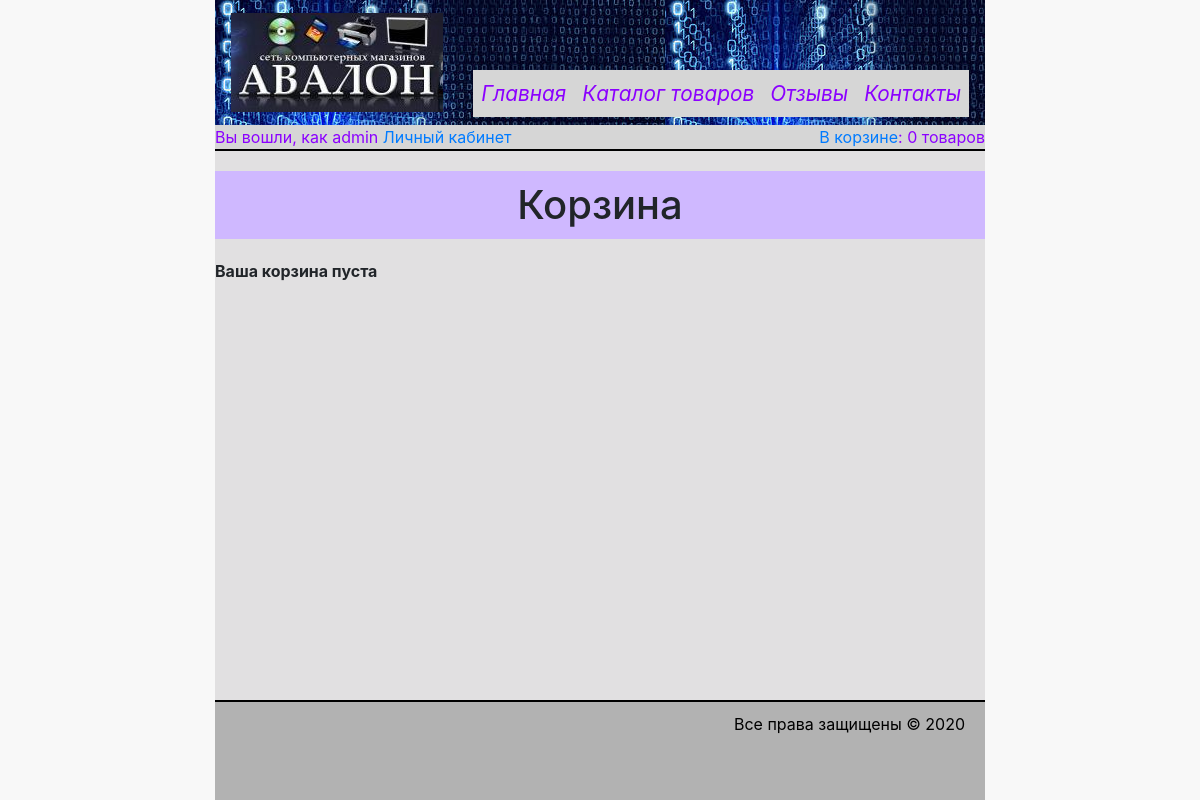
/?page=cart (signed in), run on an earlier commit of the app's database.
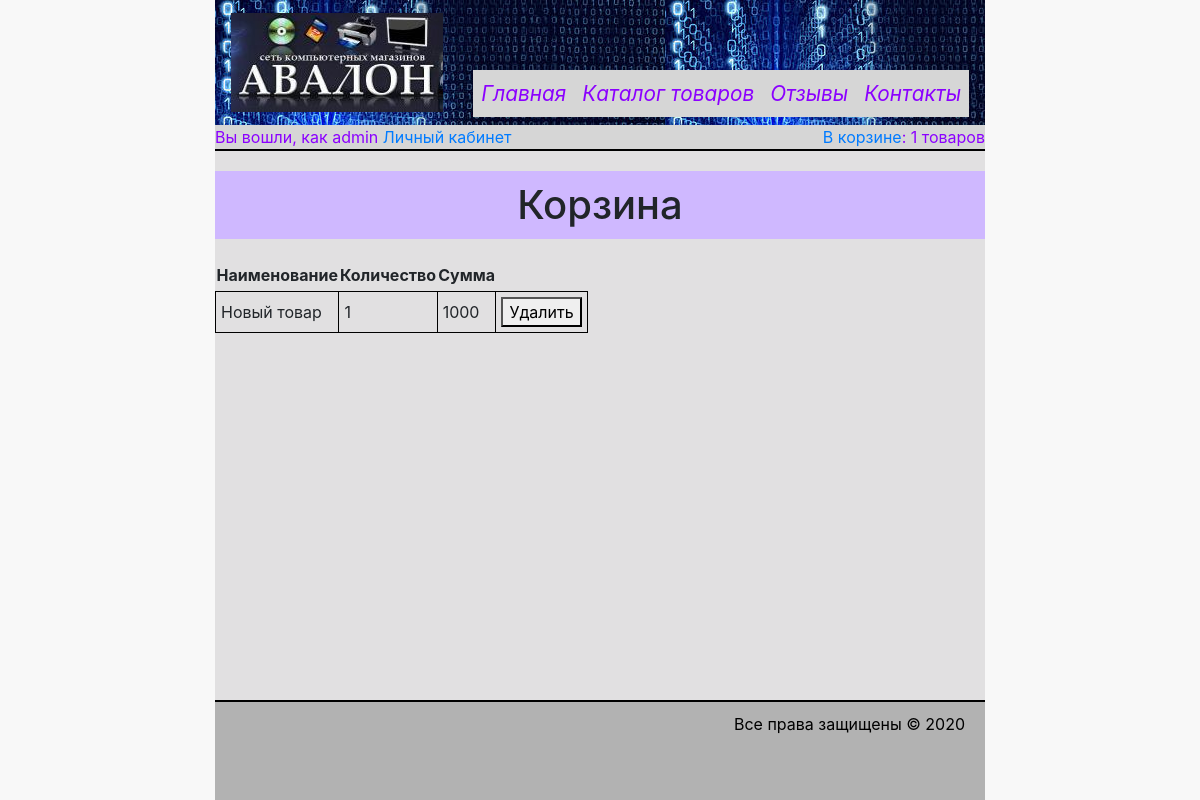
And on a later commit of the database.
### tables this page shows
CREATE TABLE IF NOT EXISTS goods (
  id INT(11) UNSIGNED NOT NULL AUTO_INCREMENT,
  name VARCHAR(255) NOT NULL,
  description_short TEXT DEFAULT NULL,
  thumbnail VARCHAR(255) DEFAULT 'NULL',
  property TEXT DEFAULT NULL,
  description TEXT DEFAULT NULL,
  price DOUBLE DEFAULT NULL,
  PRIMARY KEY (id)
);

### db.inc (called while the page is built, shortened)
<?php
class DB
{
    static $instance = null;
    static function getInstance()
    {
        if (self::$instance === null) {
            self::$instance = new DB();
        }
        return self::$instance;
    }
    private function __construct()
    {
        $conf = ['host' => '127.0.0.1',
            'user' => 'root',
            'password' => 'root',
            'db' => 'internet_shop'];
        $this->DBLink = new PDO("mysql:host={$conf['host']};dbname={$conf['db']};charset=UTF8", $conf['user'], $conf['password'],
            array(PDO::MYSQL_ATTR_INIT_COMMAND => 'SET NAMES \'UTF8\';'));
    }
    function QueryMany()
    {
        try {
            $args = func_get_args();
            $query = array_shift($args);
            if (!($rs = $this->getInstance()->DBLink->prepare($query))) {
                throw new Exception('Ошибка prepare');
            }
            if (!$rs->execute($args)) {
                throw new Exception('Ошибка execute');
            }
            if (!preg_match('/^\s*(insert|update|delete)/si', $query) && $rs->columnCount() > 0) {
                $rows = array();
                while ($row = $rs->fetch(PDO::FETCH_ASSOC)) {
                    if (isset($row['id']))
                        $rows[$row['id']] = $row;
                    else
                        $rows[] = $row;
                }
                return $rows;
            }
            return true;
        } catch (Exception $exc) {
            $DBError = $exc->getMessage();
            if (!$this->getInstance()->DBLink) {
                throw new Exception($DBError);
            }
            if ($this->getInstance()->DBLink->inTransaction()) $this->getInstance()->DBLink->rollBack();
            throw new Exception($DBError);
        }
    }
}

### cart.inc (the view, shortened to what this page needs)
<?php
$goodsInCart = DB::getInstance()->QueryMany("SELECT g.id AS goods_id, g.name, SUM(g.price) AS summa, SUM(c.quantity) quantity
        FROM cart c INNER JOIN goods g ON c.goods_id = g.id where c.user_id=? GROUP BY g.id", $_SESSION['user_id']);
?>
<h1>Корзина</h1>
<?php if (!$goodsInCart) { ?>
    <strong>Ваша корзина пуста</strong>
<?php } else { ?>
    <table class="tbl_harakteristiki">
        <tr>
            <th>Наименование</th>
            <th>Количество</th>
            <th>Сумма</th>
            <th>&nbsp;</th>
        </tr>
        <?php foreach ($goodsInCart as $good) {?>
        <tr>
            <td><?= $good['name']?></td>
            <td><?= $good['quantity']?></td>
            <td><?= $good['summa']?></td>
            <td><button data-product-id="<?= $good['goods_id']?>" class="btn-delete-good" title="Удалить товар из корзины">Удалить</button></td>
        </tr>
        <?php } ?>
    </table>
<?php } ?>

### index.php (shortened to what this page needs)
<?php
require_once 'db.inc';
$page = isset($_GET['page']) ? $_GET['page'] : '';
switch ($page) {
    case 'cart':
        include 'cart.inc';
        break;
}
$content = ob_get_clean();
$cartContent = readCart();
function readCart() {
    $goodsInCart = DB::getInstance()->QueryMany("SELECT g.id AS goods_id, g.name, SUM(g.price) AS summa, SUM(c.quantity) quantity
        FROM cart c INNER JOIN goods g ON c.goods_id = g.id where c.user_id=? GROUP BY g.id", $_SESSION['user_id']);
    return "<a href='?page=cart' title='Смотреть корзину'>В корзине</a>: " . count($goodsInCart) . " товаров";
}
include 'header.inc';
echo $content;
include 'footer.inc';

What changed in the data, as far as the page shows it:
added goods: name "Новый товар", quantity "1", summa "1000"
Also different on the page:
count($goodsInCart): "0" → "1"
text no longer shown: "Ваша корзина пуста"
text now shown: "Наименование Количество Сумма"
